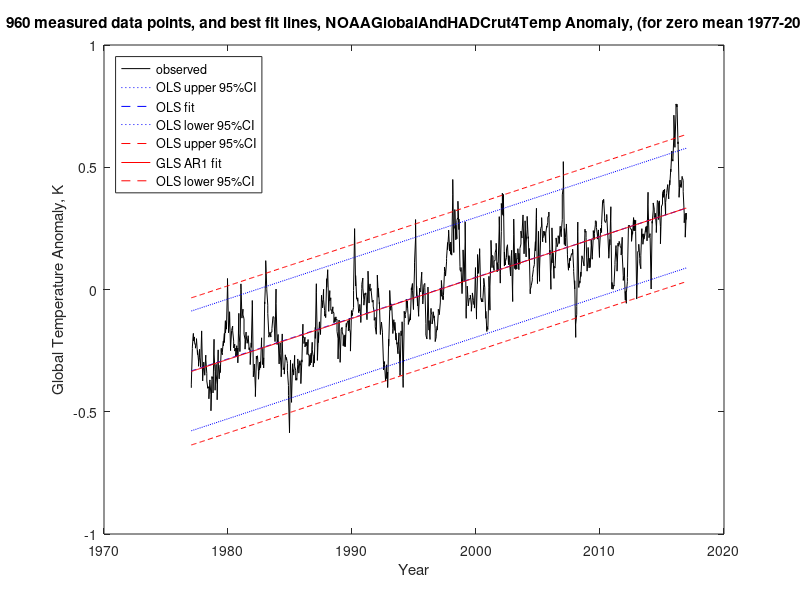

The MATLAB source for this figure:
%%%%%%%%%%%%%%%%%%%%%%%%%%%%%%%%%%%%%%%%%%%%%%%%%%%%%%%%%%%%%%%%%%%%%%%%%%%%%%%%%
% This program reads monthly global temperature anomaly data, then does OLS and %
% GLS for both linear (y = b0 + b1.t) and quadratic (y = b0 + b1.t + b2.t^2).   %
% This code is for Matlab or Octave (no special libraries required).            %
%%%%%%%%%%%%%%%%%%%%%%%%%%%%%%%%%%%%%%%%%%%%%%%%%%%%%%%%%%%%%%%%%%%%%%%%%%%%%%%%%
% ***** This version takes the mean of each 12 months of the year to get annual data *****

dataName='NOAAGlobalAndHADCrut4';




    %%%%%%%%%%%%%%%%%%%%%
    % Assemble the data %
    %%%%%%%%%%%%%%%%%%%%%
    % NOAAGlobalTemp .asc file of the same name but '   ' replaced with ',' to make it csv
    TempAnomData1=csvread('aravg.mon.land_ocean.90S.90N.v4.0.1.201704.csv');
    [n1,~]=size(TempAnomData1);
    TempAnomData1a=0;
    m=0;
    for i=1:n1
        if TempAnomData1(i,1)>1976 && TempAnomData1(i,1)<2017
            m=m+1;
            TempAnomData1a(m,1)=TempAnomData1(i,1);
            TempAnomData1a(m,2)=TempAnomData1(i,2);
            TempAnomData1a(m,3)=TempAnomData1(i,3);
        end
    end
    Temp1Mean=mean(TempAnomData1a);
    % Temp1Mean(1,3) is the mean NOAA anomaly over 1977 to 2016

    % HADCrut4 .txt file of the same name but '   ' and '/' replaced with ',' to make it csv
    TempAnomData2=csvread('HadCRUT.4.5.0.0.monthly_ns_avg.csv');
    [n2,~]=size(TempAnomData2);
    TempAnomData2a=0;
    m=0;
    for i=1:n2
        if TempAnomData2(i,1)>1976 && TempAnomData2(i,1)<2017
            m=m+1;
            TempAnomData2a(m,1)=TempAnomData2(i,1);
            TempAnomData2a(m,2)=TempAnomData2(i,2);
            TempAnomData2a(m,3)=TempAnomData2(i,3);
        end
    end
    Temp2Mean=mean(TempAnomData2a);
    % Temp2Mean(1,3) is the mean HADCrut4 anomaly over 1977 to 2016
    
    % Combine the datasets
    % columns will be year, month, dataset, temp anomaly
    TempAnomData=0;
    m=0;
    [n1,~]=size(TempAnomData1a);
    for i=1:n1
        m=m+1;
        TempAnomData(m,1)=TempAnomData1a(i,1);
        TempAnomData(m,2)=TempAnomData1a(i,2);
        TempAnomData(m,3)=1;
        % adjust for zero mean 1977-2016
        TempAnomData(m,4)=TempAnomData1a(i,3)-Temp1Mean(1,3);
    end
    [n2,~]=size(TempAnomData2a);
    for i=1:n2
        m=m+1;
        TempAnomData(m,1)=TempAnomData2a(i,1);
        TempAnomData(m,2)=TempAnomData2a(i,2);
        TempAnomData(m,3)=2;
        % adjust for zero mean 1977-2016
        TempAnomData(m,4)=TempAnomData2a(i,3)-Temp2Mean(1,3);
    end
    % sort in year, month, dataset order
    TempAnomData=sortrows(TempAnomData);


    [n,~]=size(TempAnomData);
    t=0;  % time in decimal years AD
    x=0;  % OLS/GLS matrix
    y=0;  % temp anomaly
    ds=0; % dataset
    m=0;
    for i=1:n
        tYear=TempAnomData(i,1)+(TempAnomData(i,2)-0.5)/12;
        m=m+1;
        t(m)=tYear;
        x(m,1)=1;
        x(m,2)=t(m)-2000;
        ds(m)=TempAnomData(i,3);
        y(m,1)=TempAnomData(i,4);
    end



    disp('========================================================');
    disp([dataName,' Annual Mean of Monthly Temperature Anomaly Data 1977-2016']);
    disp('========================================================');


    %%%%%%%%%%%%%%%%%%%%%%%%%%%%%%%%%%%%%
    % OLS calculation by matrix algebra %
    %%%%%%%%%%%%%%%%%%%%%%%%%%%%%%%%%%%%%
    [n,k]=size(x);
    DegreesOfFreedom=n-k;
    varName(1,:)='(Intercept)';
    varName(2,:)='year - 2000';
    disp('OLS calculation by matrix algebra:');
    betaOLS=inv(transpose(x)*x)*transpose(x)*y;
    residuals=y-x*betaOLS;

    SSR=transpose(residuals)*residuals;
    % for improved rho estimate:
    meanPred=(1/n)*ones(n,n)*x*betaOLS; % n x 1 vector all elements=mean predicted value
    predDev=x*betaOLS-meanPred;
    SSPD=transpose(predDev)*predDev;
    
    residStdErrOLS=std(residuals)*sqrt((n-1)/(n-k));
    stdErrorOLS=0;
    tValue=0;
    normCov=inv(transpose(x)*x);
    for m=1:k
        stdErrorOLS(m,1)=residStdErrOLS*sqrt(normCov(m,m));
        tValue(m,1)=betaOLS(m,1)/stdErrorOLS(m,1);
    end
    disp('                 Estimate     Std. Error    t value');
    for m=1:k
        fprintf('%s  %12.6f  %12.6f  %9.3f\n',varName(m,:),betaOLS(m,1),stdErrorOLS(m,1),tValue(m,1));
    end
    disp(['Residual standard error: ',num2str(residStdErrOLS),' on ',num2str(n-k),' degrees of freedom']);

    bestFitTunEq=0;
    bestFitYunEq=0;
    upperCIunEq=0;
    lowerCIunEq=0;
    for i=1:n
        bestFitTunEq(i)=t(i);
        bestFitYunEq(i)=betaOLS(1,1)+x(i,2)*betaOLS(2,1);
        upperCIunEq(i)=bestFitYunEq(i)+1.96*residStdErrOLS;
        lowerCIunEq(i)=bestFitYunEq(i)-1.96*residStdErrOLS;
    end
    
    disp('--------------------------------------------------------');
    

    %%%%%%%%%%%%%%%%%%%%%%%%%%%%%%%%%%%%%%%%%%%%%%%%%%%%%%%%%%%%%%%%
    % First find kd = rd/ro where rd = effective distance in years %
    % between the datasets, equation (4.7).                        %
    %%%%%%%%%%%%%%%%%%%%%%%%%%%%%%%%%%%%%%%%%%%%%%%%%%%%%%%%%%%%%%%%
    m=0;
    sumSameTrds=0;
    for i=2:n
        if abs(t(i)-t(i-1))<0.01 && ds(i)~=ds(i-1)
            % same time, different dataset
            m=m+1;
            sumSameTrds=sumSameTrds+(residuals(i,1)-residuals(i-1,1))^2;
        end
    end
    variance=residStdErrOLS^2;
    kd=-log(1-sumSameTrds/(2*m*variance));
    disp(['kd = rd/ro = ',num2str(kd),' = (dataset distance)/ro - see (4.7)']);


    %%%%%%%%%%%%%%%%%%%%%%%%%%%%%%%%%%%%%%%%%%%%%%%%%%%%%%%%%%%%%%%%%%%%%%%%
    % Now find the sum of squares of residual differences from the closest %
    % residual (by time difference) in the SAME dataset, inverse distance  %
    % weighted and divided by 2, to give RHS of (4.8).                     %
    %%%%%%%%%%%%%%%%%%%%%%%%%%%%%%%%%%%%%%%%%%%%%%%%%%%%%%%%%%%%%%%%%%%%%%%%
    gammaRHSidw=0;
    for i=3:n
        if ds(i)~=ds(i-2)
            % checking - shouldn't happen
            disp(['Dataset alternation fail at row ',num2str(i),' (missing data?)']);
        end
        % unweighted:
        gammaRHSidw=gammaRHSidw+(residuals(i,1)-residuals(i-2,1))^2;
    end
    gammaRHSidw=gammaRHSidw/2;


    %%%%%%%%%%%%%%%%%%%%%%%%%%%%%%%%%%%%%%%%%%%%%%%%%%%%%%%%%%%%%%%%%%%%%
    % Now find ro by incrementing it until LHS of (4.8) <= RHS of (4.8) %
    %%%%%%%%%%%%%%%%%%%%%%%%%%%%%%%%%%%%%%%%%%%%%%%%%%%%%%%%%%%%%%%%%%%%%
    ro=0;
    gammaLHSidw=2*gammaRHSidw;
    while gammaLHSidw>gammaRHSidw
        ro=ro+0.01;
        gammaLHSidw=0;
        for i=3:n
            if ds(i)~=ds(i-2)
                % checking - shouldn't happen
                disp(['Dataset alternation fail at row ',num2str(i),' (missing data?)']);
            end
            % unweighted:
            gammaLHSidw=gammaLHSidw+(1-exp(-sqrt(((x(i,2)-x(i-2,2))/ro)^2+kd*kd)));
        end
        gammaLHSidw=gammaLHSidw*variance;
    end
    rd=kd*ro;
    disp('Durbin-Watson equivalent estimate (4.8):');
    disp(['RBF time ro = ',num2str(ro),' years,  dataset rd = ',num2str(rd),' years']);


    disp('--------------------------------------------------------');
    
    
    %%%%%%%%%%%%%%%%%%%%%%%%%%%%%%%%%%%%%
    % GLS calculation by matrix algebra %
    %%%%%%%%%%%%%%%%%%%%%%%%%%%%%%%%%%%%%
    disp(['GLS using ro = ',num2str(ro),' years,  dataset rd = ',num2str(rd),' years']);
    disp(['Assembling S: ',num2str(n),' x ',num2str(n)]);
    % calculate S first, then invert (hopefully)
    S=eye(n);
    for i=1:n-1
        for j=i+1:n
            if ds(i)==ds(j)
                phi=exp(-sqrt(((t(j)-t(i))/ro)^2+0));
            else
                phi=exp(-sqrt(((t(j)-t(i))/ro)^2+kd*kd));
            end
            S(i,j)=phi;
            S(j,i)=S(i,j);
        end
    end
    disp(['Inverting S']);
    Sinv=inv(S);
    betaGLSmdw3=inv(transpose(x)*Sinv*x)*transpose(x)*Sinv*y;
    residualsGLS=y-x*betaGLSmdw3;
    residStdErr=sqrt(transpose(residualsGLS)*Sinv*residualsGLS/(n-k));
    stdErrorMDW3=0;
    tValue=0;
    normCov=inv(transpose(x)*Sinv*x);
    for m=1:k
        stdErrorMDW3(m,1)=residStdErr*sqrt(normCov(m,m));
        tValue(m,1)=betaGLSmdw3(m,1)/stdErrorMDW3(m,1);
    end
    disp('                 Estimate     Std. Error    t value');
    for m=1:k
        fprintf('%s  %12.6f  %12.6f  %9.3f\n',varName(m,:),betaGLSmdw3(m,1),stdErrorMDW3(m,1),tValue(m,1));
    end
    disp(['Residual standard error: ',num2str(residStdErr),' on ',num2str(n-k),' degrees of freedom']);

    disp('--------------------------------------------------------');
    
    
    %%%%%%%%%%%%%%%%%%%%%%%%%%%%%%%%%%%%%%%%%%%%%%%%%%%%%%%%%%%%%%%%%%%%%
    % Now find ro by incrementing it until LHS of (4.9) <= RHS of (4.9) %
    %%%%%%%%%%%%%%%%%%%%%%%%%%%%%%%%%%%%%%%%%%%%%%%%%%%%%%%%%%%%%%%%%%%%%
    ro=0;
    LHSmultiplier=variance*(2-exp(-SSPD/SSR));
    gammaLHSidw=2*gammaRHSidw;
    while gammaLHSidw>gammaRHSidw
        ro=ro+0.01;
        gammaLHSidw=0;
        for i=3:n
            if ds(i)~=ds(i-2)
                % checking - shouldn't happen
                disp(['Dataset alternation fail at row ',num2str(i),' (missing data?)']);
            end
            % unweighted:
            gammaLHSidw=gammaLHSidw+(1-exp(-sqrt(((x(i,2)-x(i-2,2))/ro)^2+kd*kd)));
        end
        gammaLHSidw=gammaLHSidw*LHSmultiplier;
    end
    rd=kd*ro;
    disp('Modified Durbin-Watson equivalent estimate (4.9):');
    disp(['RBF time ro = ',num2str(ro),' years,  dataset rd = ',num2str(rd),' years']);

    disp('--------------------------------------------------------');
    
    
    %%%%%%%%%%%%%%%%%%%%%%%%%%%%%%%%%%%%%
    % GLS calculation by matrix algebra %
    %%%%%%%%%%%%%%%%%%%%%%%%%%%%%%%%%%%%%
    disp(['GLS using ro = ',num2str(ro),' years,  dataset rd = ',num2str(rd),' years']);
    disp(['Assembling S: ',num2str(n),' x ',num2str(n)]);
    % calculate S first, then invert (hopefully)
    S=eye(n);
    for i=1:n-1
        for j=i+1:n
            if ds(i)==ds(j)
                phi=exp(-sqrt(((t(j)-t(i))/ro)^2+0));
            else
                phi=exp(-sqrt(((t(j)-t(i))/ro)^2+kd*kd));
            end
            S(i,j)=phi;
            S(j,i)=S(i,j);
        end
    end
    disp(['Inverting S']);
    Sinv=inv(S);
    betaGLSmdw3=inv(transpose(x)*Sinv*x)*transpose(x)*Sinv*y;
    residualsGLS=y-x*betaGLSmdw3;
    residStdErrMDW3=sqrt(transpose(residualsGLS)*Sinv*residualsGLS/(n-k));
    stdErrorMDW3=0;
    tValue=0;
    normCov=inv(transpose(x)*Sinv*x);
    for m=1:k
        stdErrorMDW3(m,1)=residStdErrMDW3*sqrt(normCov(m,m));
        tValue(m,1)=betaGLSmdw3(m,1)/stdErrorMDW3(m,1);
    end
    disp('                 Estimate     Std. Error    t value');
    for m=1:k
        fprintf('%s  %12.6f  %12.6f  %9.3f\n',varName(m,:),betaGLSmdw3(m,1),stdErrorMDW3(m,1),tValue(m,1));
    end
    disp(['Residual standard error: ',num2str(residStdErrMDW3),' on ',num2str(n-k),' degrees of freedom']);
    
    bestFitTmdw3=0;
    bestFitYmdw3=0;
    upperCImdw3=0;
    lowerCImdw3=0;
    for i=1:n
        bestFitTmdw3(i)=t(i);
        bestFitYmdw3(i)=betaGLSmdw3(1,1)+x(i,2)*betaGLSmdw3(2,1);
        upperCImdw3(i)=bestFitYmdw3(i)+1.96*residStdErrMDW3;
        lowerCImdw3(i)=bestFitYmdw3(i)-1.96*residStdErrMDW3;
    end
    

    
    disp('========================================================');
    
    % Plot regression lines:
    plot(t,y,'k-',bestFitTunEq,upperCIunEq,'b:',bestFitTunEq,bestFitYunEq,'b--',bestFitTunEq,lowerCIunEq,'b:',bestFitTmdw3,upperCImdw3,'r--',bestFitTmdw3,bestFitYmdw3,'r-',bestFitTmdw3,lowerCImdw3,'r--');
    legend('observed','OLS upper 95%CI','OLS fit','OLS lower 95%CI','OLS upper 95%CI',['GLS AR1 fit'],'OLS lower 95%CI','Location','northwest');
    title([num2str(n),' measured data points, and best fit lines, ',dataName,'Temp Anomaly, (for zero mean 1977-2016)']);
    xlabel('Year');
    ylabel('Global Temperature Anomaly, K');


